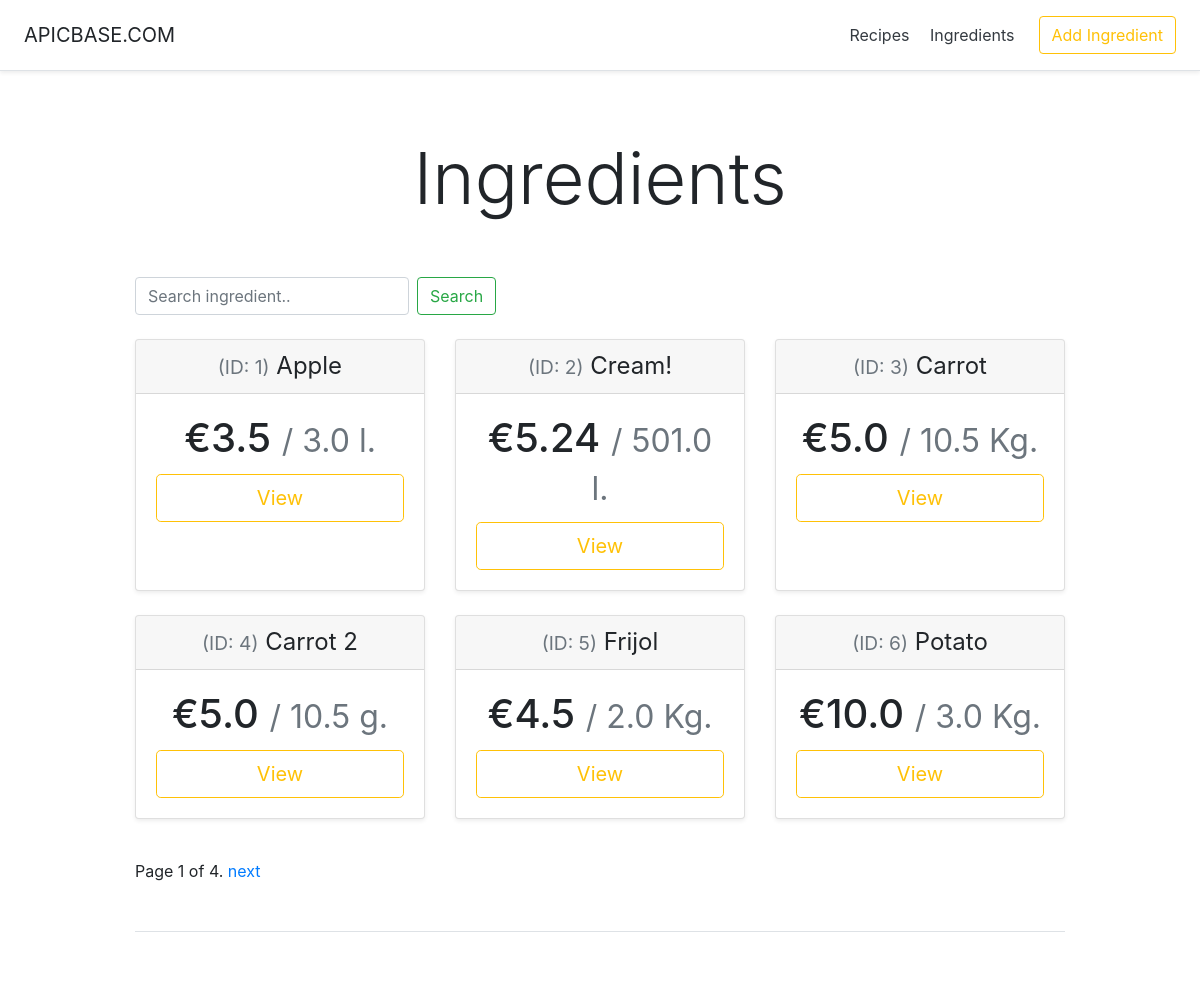
The app's page /recipeManager/ingredients/ with its own data.
### recipeManager/models.py (models this page shows, shortened)
class Ingredient(models.Model):
    id = models.AutoField(primary_key=True)
    name = models.CharField(max_length=200)
    cost = models.FloatField()
    amount = models.FloatField()
    GRAMS='g.'
    KILOGRAMS='Kg.'
    CENTILITERS='cl.'
    LITERS='l.'
    UNIT_CHOICES = (
        (GRAMS, 'Gram'),
        (KILOGRAMS, 'Kilogram'),
        (CENTILITERS, 'Centiliter'),
        (LITERS, 'Liter')
    )
    unit = models.CharField(
        max_length=2,
        choices=UNIT_CHOICES,
        default=GRAMS,
    )

### recipeManager/views.py (the view)
# urls.py: path('ingredients/', views.IngredientsView.as_view(), name='ingredients'),
class IngredientsView(generic.ListView):
    template_name = 'recipeManager/ingredients.html'
    context_object_name = 'ingredients_list'
    paginate_by = 6
    def get_queryset(self):
        ingredients = Ingredient.objects.all()
        if 'search' in self.request.GET:
            return doSearch(self.request.GET['search'], ingredients)
        else:
            return ingredients

### recipeManager/templates/recipeManager/ingredients.html (shortened to what this page needs)
<!DOCTYPE html>
<html lang="en">
   <head>
      {% load static %}
      <link href="{%static 'recipeManager/bootstrap.min.css'%}" rel="stylesheet">
      {% load static %}
      <link href="{% static 'recipeManager/pricing.css' %}" rel="stylesheet">
   </head>
   <body>
      <div class="d-flex flex-column flex-md-row align-items-center p-3 px-md-4 mb-3 bg-white border-bottom shadow-sm">
         <h5 class="my-0 mr-md-auto font-weight-normal">APICBASE.COM</h5>
         <nav class="my-2 my-md-0 mr-md-3">
            <a class="p-2 text-dark" href="{% url 'recipeManager:index' %}">Recipes</a>
            <a class="p-2 text-dark" href="{% url 'recipeManager:ingredients' %}">Ingredients</a>
         </nav>
         <a class="btn btn-outline-warning" href="{% url 'recipeManager:addIngredient'%}">Add Ingredient</a>
      </div>
      <div class="pricing-header px-3 py-3 pt-md-5 pb-md-4 mx-auto text-center">
         <h1 class="display-3">Ingredients</h1>
      </div>
      <div class="container">
         <form class="form-inline my-lg-4" method="get">
            <input name="search" class="form-control mr-sm-2" type="search" placeholder="Search ingredient.." aria-label="Search">
            <button class="btn btn-outline-success my-2 my-sm-0" type="submit">Search</button>
         </form>
         <div class="card-deck mb-3 text-center">
            {% if ingredients_list %}
            {% for ingredient in ingredients_list %}
            <div class="card mb-4 shadow-sm">
               <div class="card-header">
                  <h4 class="my-0 font-weight-normal"><small class="text-muted">(ID: {{ ingredient.id }})</small> {{ ingredient.name }}</h4>
               </div>
               <div class="card-body">
                  <h1 class="card-title pricing-card-title">€{{ ingredient.cost }} <small class="text-muted">/ {{ ingredient.amount }} {{ ingredient.unit }}</small></h1>
                  <a class="alert-link" style="text-decoration:none;" href="{% url 'recipeManager:ingredientDetail' ingredient.id %}">
                  <button type="button" class="btn btn-lg btn-block btn-outline-warning">View</button>
                  </a>
               </div>
            </div>
            {% endfor %}
            {% else %}
              <p><strong>No ingredients available.</strong></p>
            {% endif %}
         </div>
         {% if is_paginated %}
           <div class="pagination">
              <span class="page-links">
              <span class="page-current">
              Page {{ page_obj.number }} of {{ page_obj.paginator.num_pages }}.
              </span>
              {% if page_obj.has_next %}
              <a href="?page={{ page_obj.next_page_number }}">next</a>
              {% endif %}
              </span>
           </div>
         {% endif %}
         <footer class="pt-4 my-md-5 pt-md-5 border-top"></footer>
      </div>
   </body>
</html>

### recipeManager/static/recipeManager/pricing.css (style rules this page uses)
html { font-size: 14px; }
@media (min-width: 768px) { html { font-size: 16px; } }
.container { max-width: 960px; }
.pricing-header { max-width: 700px; }
.card-deck .card { min-width: 220px; }

### records on screen
Ingredient: id "1", name "Apple", cost "3.5", amount "3.0", unit "l."
Ingredient: id "2", name "Cream!", cost "5.24", amount "501.0", unit "l."
Ingredient: id "3", name "Carrot", cost "5.0", amount "10.5", unit "Kg."
Ingredient: id "4", name "Carrot 2", cost "5.0", amount "10.5", unit "g."
Ingredient: id "5", name "Frijol", cost "4.5", amount "2.0", unit "Kg."
Ingredient: id "6", name "Potato", cost "10.0", amount "3.0", unit "Kg."

### other values on screen
{{ page_obj.number }} "1"
{{ page_obj.paginator.num_pages }} "4"
